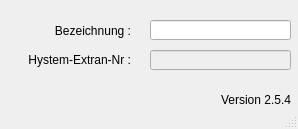
<?xml version="1.0" encoding="UTF-8"?>
<ui version="4.0">
 <class>MainWindow</class>
 <widget class="QMainWindow" name="MainWindow">
  <property name="geometry">
   <rect>
    <x>0</x>
    <y>0</y>
    <width>298</width>
    <height>129</height>
   </rect>
  </property>
  <property name="windowTitle">
   <string>MainWindow</string>
  </property>
  <property name="layoutDirection">
   <enum>Qt::LeftToRight</enum>
  </property>
  <widget class="QWidget" name="centralwidget">
   <widget class="QLabel" name="label">
    <property name="geometry">
     <rect>
      <x>10</x>
      <y>50</y>
      <width>121</width>
      <height>21</height>
     </rect>
    </property>
    <property name="text">
     <string>&lt;html&gt;&lt;head/&gt;&lt;body&gt;&lt;p align=&quot;right&quot;&gt;Hystem-Extran-Nr :&lt;/p&gt;&lt;/body&gt;&lt;/html&gt;</string>
    </property>
    <property name="alignment">
     <set>Qt::AlignRight|Qt::AlignTrailing|Qt::AlignVCenter</set>
    </property>
   </widget>
   <widget class="QLabel" name="label_2">
    <property name="geometry">
     <rect>
      <x>10</x>
      <y>20</y>
      <width>121</width>
      <height>21</height>
     </rect>
    </property>
    <property name="text">
     <string>Bezeichnung :</string>
    </property>
    <property name="alignment">
     <set>Qt::AlignRight|Qt::AlignTrailing|Qt::AlignVCenter</set>
    </property>
   </widget>
   <widget class="QLineEdit" name="bezeichnung">
    <property name="geometry">
     <rect>
      <x>150</x>
      <y>20</y>
      <width>141</width>
      <height>20</height>
     </rect>
    </property>
    <property name="text">
     <string/>
    </property>
   </widget>
   <widget class="QLineEdit" name="he_nr">
    <property name="enabled">
     <bool>false</bool>
    </property>
    <property name="geometry">
     <rect>
      <x>150</x>
      <y>50</y>
      <width>141</width>
      <height>20</height>
     </rect>
    </property>
    <property name="layoutDirection">
     <enum>Qt::RightToLeft</enum>
    </property>
    <property name="autoFillBackground">
     <bool>false</bool>
    </property>
    <property name="text">
     <string/>
    </property>
    <property name="frame">
     <bool>true</bool>
    </property>
   </widget>
   <widget class="QLabel" name="lb_version">
    <property name="geometry">
     <rect>
      <x>220</x>
      <y>90</y>
      <width>71</width>
      <height>20</height>
     </rect>
    </property>
    <property name="toolTip">
     <string>Version QKan Import</string>
    </property>
    <property name="text">
     <string>Version 2.5.4</string>
    </property>
    <property name="alignment">
     <set>Qt::AlignRight|Qt::AlignTrailing|Qt::AlignVCenter</set>
    </property>
   </widget>
  </widget>
  <widget class="QStatusBar" name="statusbar"/>
 </widget>
 <resources/>
 <connections/>
</ui>
